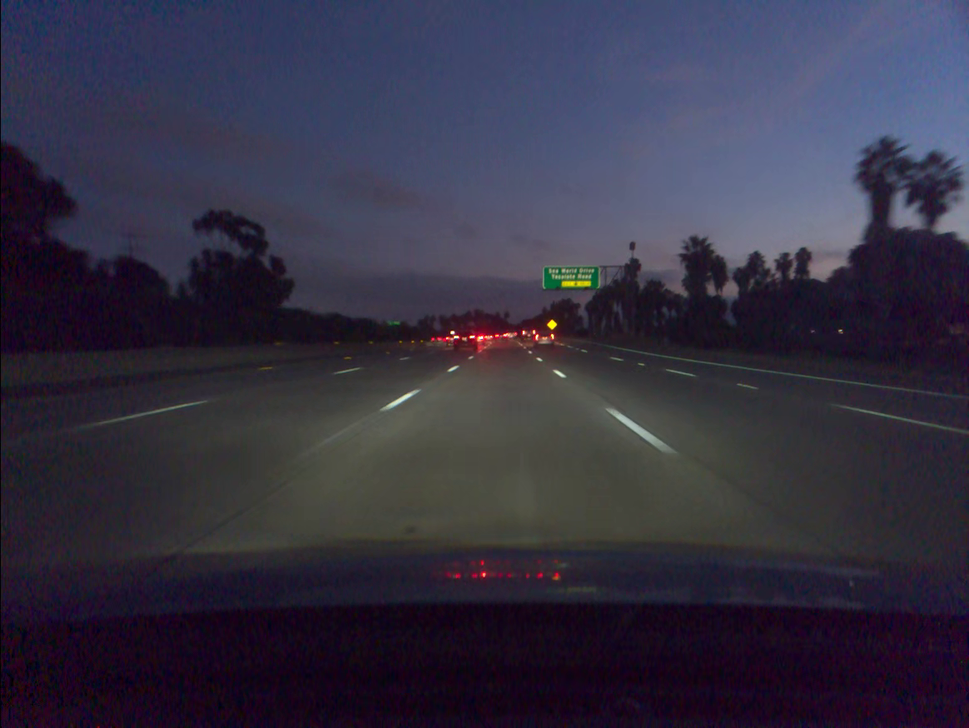
#> input picture 309.png, 969 x 728 px, shrunk from 1164 x 874 before the run
$ python voting_method.py
#> lines starting #> are read from the running program, lines starting #| are printed output that depends on the picture
import cv2
import numpy as np
import os
from pylsd import lsd

def calculate_angle(point1, point2):
    # Calculando o angulo utilizando arc tan
    angle = np.arctan2(point1[0]-point2[0],point1[1]-point2[1])

    return angle*180/np.pi # convertendo para graus e retornando

def calculate_length(img, point1, point2):
    # Obtaning the size of the diagonal
    xsqr = np.power(img.shape[0])
    ysqr = np.power(img.shape[1])
    diagonal = np.sqrt(xsqr + ysqr)
    # Obtaining the length of the segment
    x_line = np.power(abs(point1[0] - point2[0]), 2)
    y_line = np.power(abs(point1[1] - point2[1]), 2)
    length_line = np.sqrt(x_line + y_line)

    return length_line/diagonal

full_name = "309.png"
# Separa os diretórios do arquivo
folder, img_name = os.path.split(full_name)
# cv2.IMREAD_COLOR = 1
# Seta a image como sendo rgb tendo 3 canais
img = cv2.imread(full_name, cv2.IMREAD_COLOR)
#> img is the input picture: shape (728, 969, 3); mean B, G, R 66.5, 49.2, 52.5
# Transformando a imagem de RGB para grayscale images
img_gray = cv2.cvtColor(img, cv2.COLOR_BGR2GRAY)
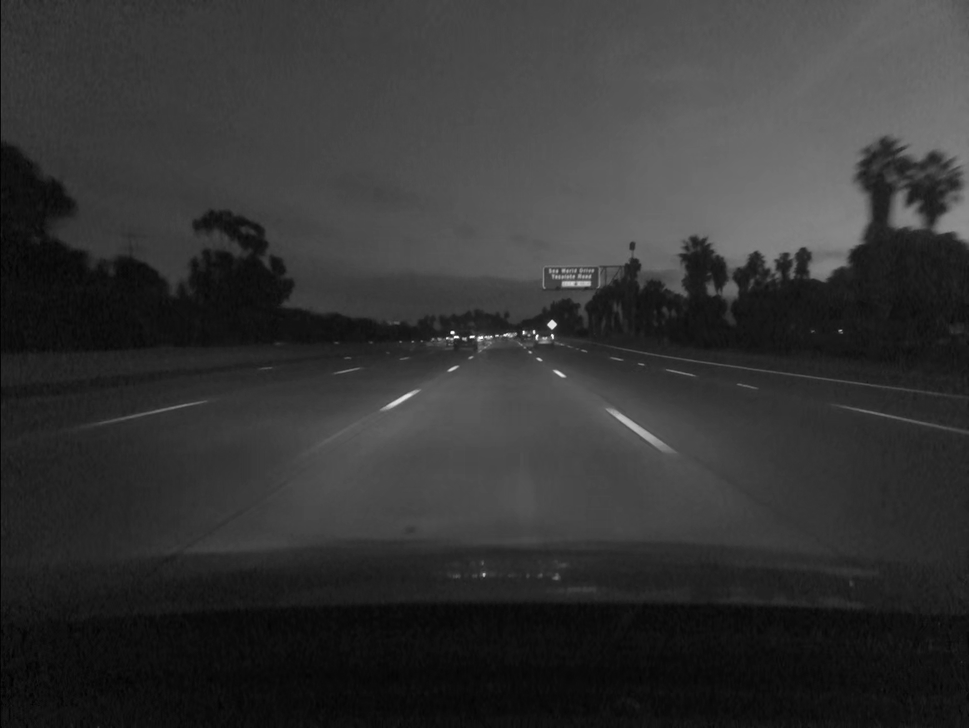
#> img_gray: shape (728, 969); min 0, max 255, mean 52.2

quarter = img_gray.shape[0]/3
#> quarter = 242.7

# Aplicando o metodo lsd
"""
scales = [0.1, 0.5, 0.9]
for scale in scales:
    segments = lsd(img_gray, scale=scale) # Retorna os segmentos de reta.

    for i in range(segments.shape[0]):
        pt1 = (int(segments[i, 0]), int(segments[i, 1]))
        pt2 = (int(segments[i, 2]), int(segments[i, 3]))
        width = segments[i, 4]
        cv2.line(img, pt1, pt2, (0, 0, 255), int(np.ceil(width / 2)))

    cv2.imwrite(os.path.join(folder, 'cv2_' +str(scale) + img_name.split('.')[0] + '.jpg'), img)
"""
#> (the run stopped early here; a loop or call above may not have finished)

$ run again, with cv2_0.jpg saved as 309.png
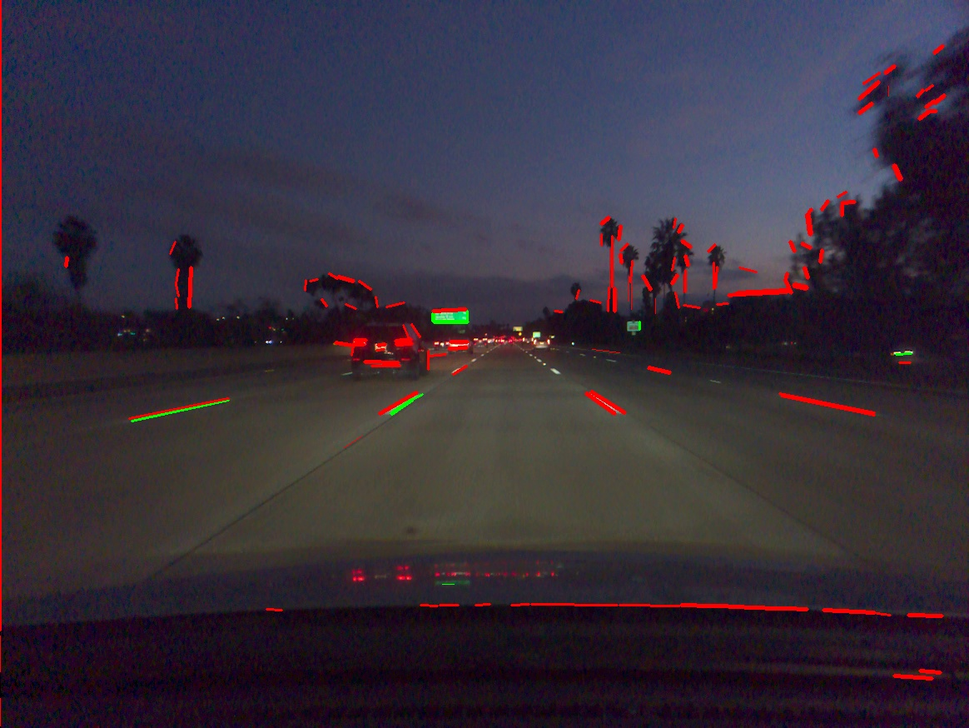
#> input picture cv2_0.jpg, 969 x 728 px, shrunk from 1164 x 874 before the run
#> img is the input picture: shape (728, 969, 3); mean B, G, R 59, 46.4, 54.7
#> `img_gray = cv2.cvtColor(img, cv2.COLOR_BGR2GRAY)`:
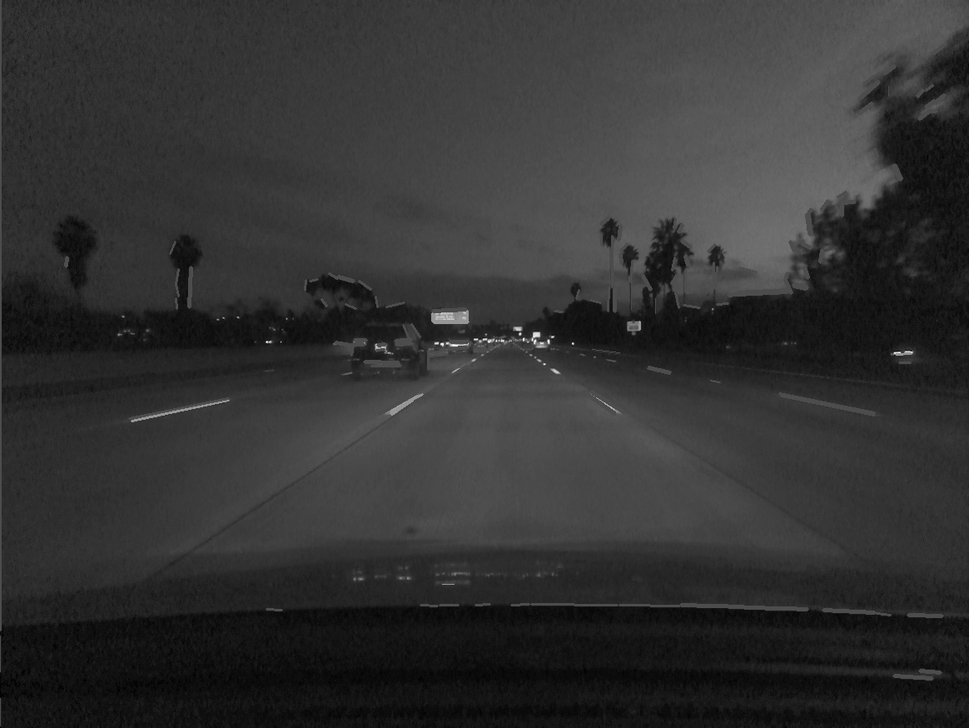
#> img_gray: shape (728, 969); min 0, max 255, mean 50.3
